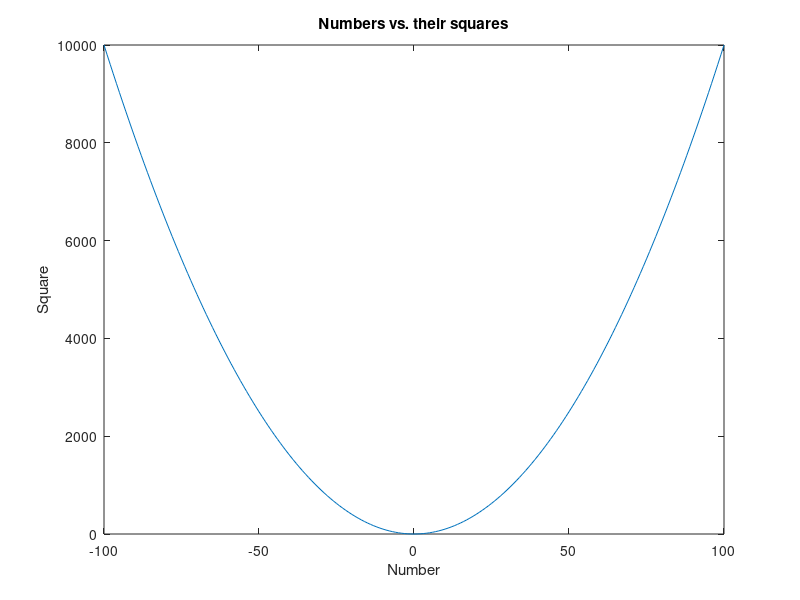

This figure's MATLAB source:
for i = -100:100
    a(i+101)=i;
    b(i+101)=i^2;
end 
plot(a,b)
title('Numbers vs. their squares');
xlabel('Number')
ylabel('Square')
clear
